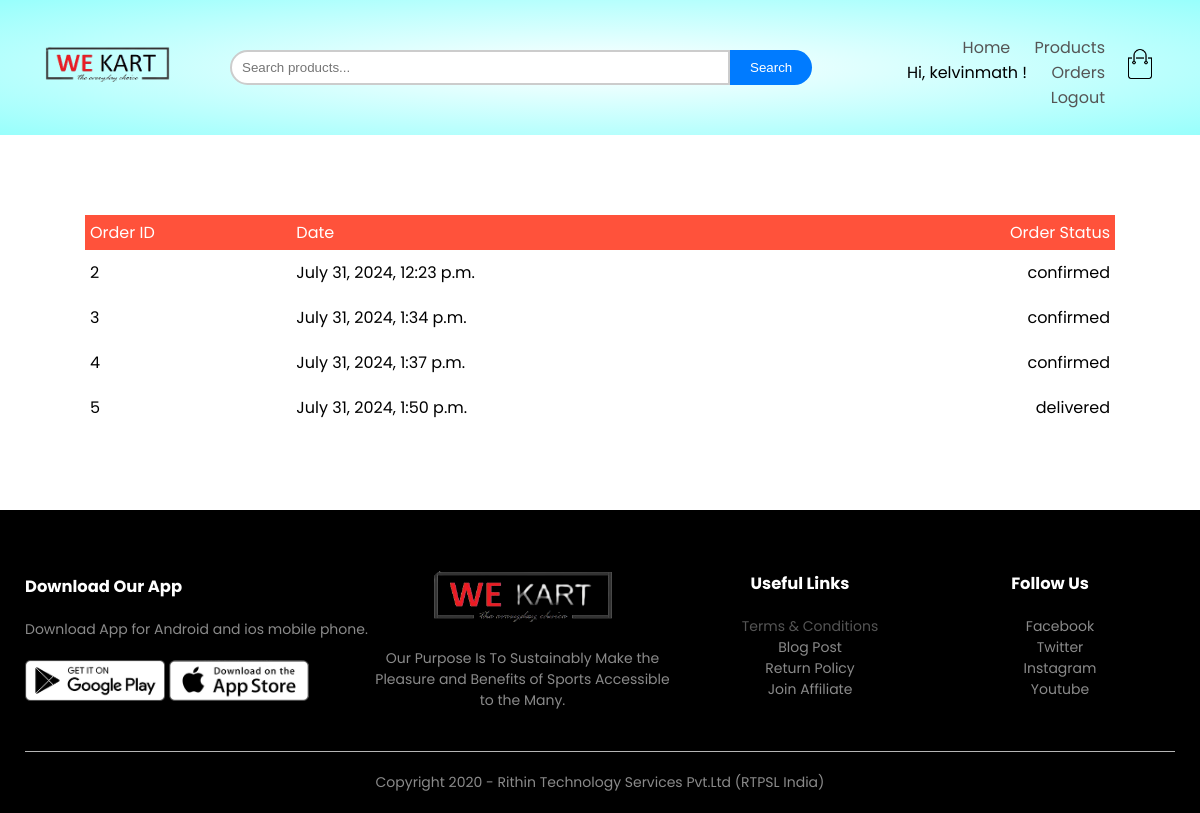
Page /orders/orders (signed in) on the earlier database version.
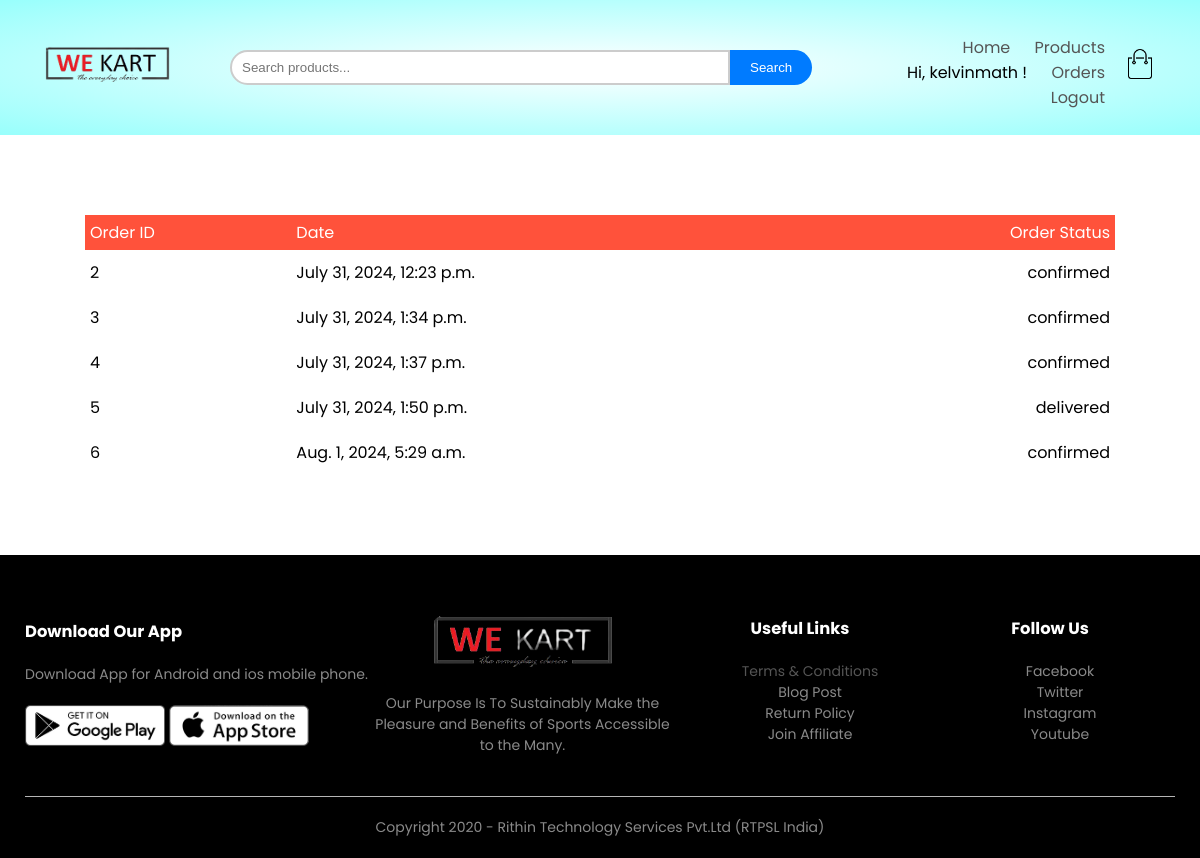
Same page on the later database version.
### orders/models.py (models this page shows, shortened)
class Order(models.Model):
    LIVE=1
    DELETE=0
    DELETE_CHOICE=((LIVE,'LIVE'),(DELETE,'Delete'))
    CART_STAGE=0
    ORDER_CONFIRMED=1
    ORDER_PROCESSED=2
    ORDER_DELIVERED=3
    ORDER_REJECTED=4
    STATUS_CHOICE=((ORDER_PROCESSED,"ORDER_PROCESSED"),
                   (ORDER_DELIVERED,"ORDER_DELIVERED"),
                   (ORDER_REJECTED,"ORDER_REJECTED")
                   )
    order_status=models.IntegerField(choices=STATUS_CHOICE,default=CART_STAGE)
    owner=models.ForeignKey(Customer,on_delete=models.SET_NULL,null=True,related_name='orders')
    delete_status=models.IntegerField(choices=DELETE_CHOICE,default=LIVE)
    created_at=models.DateTimeField(auto_now_add=True)
    updated_at=models.DateTimeField(auto_now=True)

### orders/views.py (the view)
# urls.py: path('orders',views.show_orders,name='orders'),
@login_required(login_url='account')
def show_orders(request):
    user=request.user
    customer=user.customer_profile
    all_orders=Order.objects.filter(owner=customer).exclude(order_status=Order.CART_STAGE)
    context={'orders':all_orders}
    return render(request,'orders.html',context)

### orders/templatetags/getstatus.py (called while the page is built)
@register.simple_tag(name='getstatus')
def getstatus(status):
    status=status-1
    status_array=['confirmed','processed','delivered','rejected']
    return status_array[status]

### templates/orders.html
{% extends 'blank_layout.html' %}
{% block content %}
{% if messages %}
    {% for message in messages %}
        <li class="{{ message.tags }}">{{ message }}</li>
    {% endfor %}
{% else %}
{% include 'order_container.html' %}
{% endif %}
{% endblock content %}

### templates/order_container.html
{% load getstatus %}
<div class="small-container cart-page">
    {% if orders %}
        <table>
        <tbody><tr>
            <th>Order ID</th>
            <th>Date</th>
            <th>Order Status</th>
        </tr>
        {% for order in orders %}
        <tr>
            <td>{{ order.id }}</td>
            <td>{{ order.created_at }}</td>
            <td>{% getstatus order.order_status %}</td>
        </tr>
        {% endfor %}
        </tbody></table>
        {% else %}
        <p>No Orders</p>
    {% endif %}
</div>

Differences in the rows shown:
added Order: id "6", created_at "Aug. 1, 2024, 5:29 a.m.", order_status "confirmed"
